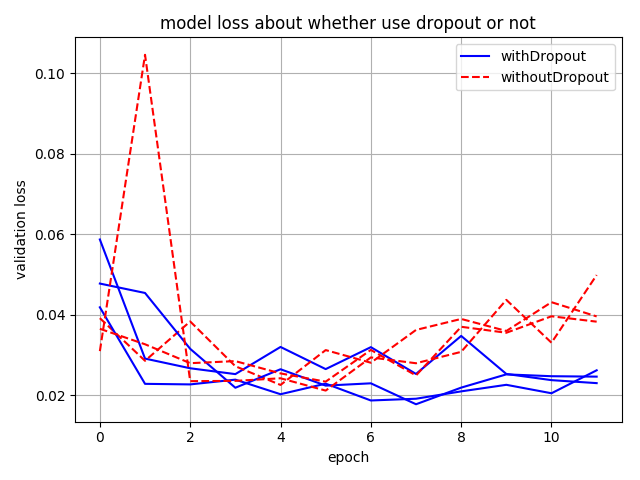

Here is the Python script that generated this plot:
import keras
from keras.datasets import mnist
from keras.models import Sequential
from keras.layers import Dense, Dropout, Flatten
from keras.layers import Conv2D, MaxPool2D
from keras.utils import np_utils
import matplotlib.pyplot as plt

batch_size = 64
nb_classes = 10
epoch = 12
img_rows, img_cols = 28, 28
input_shape = (img_rows, img_cols, 1)
pool_size = (2, 2)


def model_withoutdropout():
    model_without = Sequential()
    model_without.add(Conv2D(32, (3, 3), activation='relu', input_shape=(28, 28, 1), padding="valid"))
    model_without.add(Conv2D(32, (3, 3), activation='relu'))
    model_without.add(MaxPool2D(pool_size=pool_size))
    model_without.add(Conv2D(64, (3, 3), activation='relu', padding='same'))
    model_without.add(Conv2D(64, (3, 3), activation='relu', padding='same'))
    model_without.add(MaxPool2D(pool_size=(2, 2)))
    model_without.add(Flatten())
    model_without.add(Dense(128, activation='relu'))
    model_without.add(Dense(nb_classes, activation='softmax'))
    model_without.compile(loss=keras.losses.categorical_crossentropy,
                              optimizer=keras.optimizers.RMSprop(),
                              metrics=['accuracy'])
    model_without.summary()
    return model_without


def model_withdropout():
    model_with = Sequential()
    model_with.add(Conv2D(32, (3, 3), activation='relu', input_shape=(28, 28, 1), padding="valid"))
    model_with.add(Conv2D(32, (3, 3), activation='relu'))
    model_with.add(MaxPool2D(pool_size=pool_size))
    model_with.add(Dropout(0.2))
    model_with.add(Conv2D(64, (3, 3), activation='relu', padding='same'))
    model_with.add(Conv2D(64, (3, 3), activation='relu', padding='same'))
    model_with.add(MaxPool2D(pool_size=(2, 2)))
    model_with.add(Flatten())
    model_with.add(Dense(128, activation='relu'))
    model_with.add(Dropout(0.25))
    model_with.add(Dense(nb_classes, activation='softmax'))
    model_with.compile(loss=keras.losses.categorical_crossentropy,
                              optimizer=keras.optimizers.RMSprop(),
                              metrics=['accuracy'])
    model_with.summary()
    return model_with


def plot_history(history_withDropout_1,history_withDropout_2,history_withDropout_3,history_withoutDrop_1,history_withoutDrop_2,history_withoutDrop_3):
    plt.plot(history_withDropout_1.history['val_loss'], 'b-')
    plt.plot(history_withoutDrop_1.history['val_loss'], 'r--')
    plt.plot(history_withDropout_2.history['val_loss'], 'b-')
    plt.plot(history_withDropout_3.history['val_loss'], 'b-')
    plt.plot(history_withoutDrop_2.history['val_loss'], 'r--')
    plt.plot(history_withoutDrop_3.history['val_loss'], 'r--')
    plt.title('model loss about whether use dropout or not')
    plt.xlabel('epoch')
    plt.ylabel('validation loss')
    plt.grid()
    plt.legend(['withDropout', 'withoutDropout'], loc=1)
    plt.show()

def main():

    (X_train, y_train), (X_test, y_test) = mnist.load_data()

    X_train = X_train.reshape(X_train.shape[0], img_rows, img_cols, 1)
    X_test = X_test.reshape(X_test.shape[0], img_rows, img_cols, 1)

    X_train = X_train.astype('float32') / 255
    X_test = X_test.astype('float32') / 255

    Y_train = np_utils.to_categorical(y_train, nb_classes)
    Y_test = np_utils.to_categorical(y_test, nb_classes)

    withdropout_1 = model_withdropout()
    history_withdropout_1 = withdropout_1.fit(X_train, Y_train, batch_size=batch_size, epochs=epoch,
                                                verbose=1, validation_data=(X_test, Y_test))
    withdropout_2 = model_withdropout()
    history_withdropout_2 = withdropout_2.fit(X_train, Y_train, batch_size=batch_size, epochs=epoch,
                                                verbose=1, validation_data=(X_test, Y_test))
    withdropout_3 = model_withdropout()
    history_withdropout_3 = withdropout_3.fit(X_train, Y_train, batch_size=batch_size, epochs=epoch,
                                                verbose=1, validation_data=(X_test, Y_test))

    withoutdropout_1 = model_withoutdropout()
    history_withoutdropout_1 = withoutdropout_1.fit(X_train, Y_train, batch_size=batch_size, epochs=epoch,
                                                      verbose=1, validation_data=(X_test, Y_test))

    withoutdropout_2 = model_withoutdropout()
    history_withoutdropout_2 = withoutdropout_2.fit(X_train, Y_train, batch_size=batch_size, epochs=epoch,
                                                      verbose=1, validation_data=(X_test, Y_test))

    withoutdropout_3 = model_withoutdropout()
    history_withoutdropout_3 = withoutdropout_3.fit(X_train, Y_train, batch_size=batch_size, epochs=epoch,
                                                      verbose=1, validation_data=(X_test, Y_test))

    plot_history(history_withdropout_1, history_withdropout_2, history_withdropout_3, history_withoutdropout_1, history_withoutdropout_2, history_withoutdropout_3)


if __name__ == "__main__":
    main()
